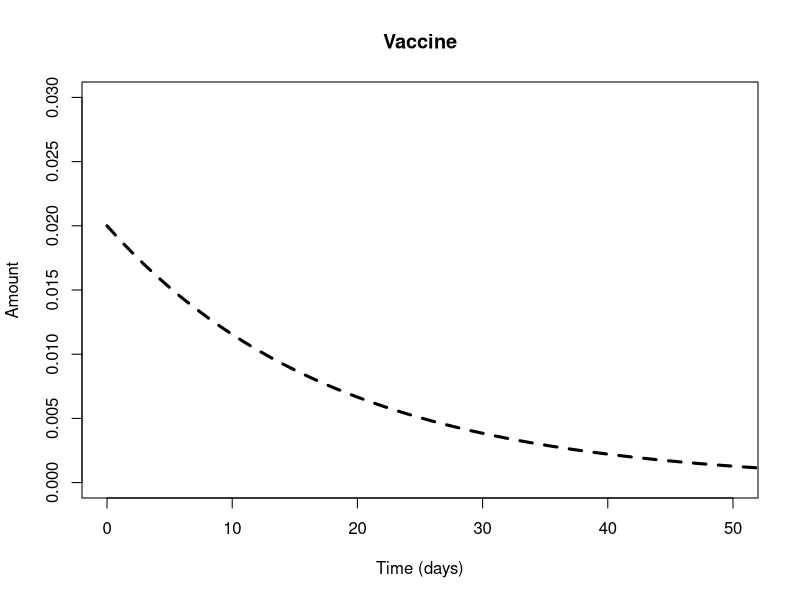
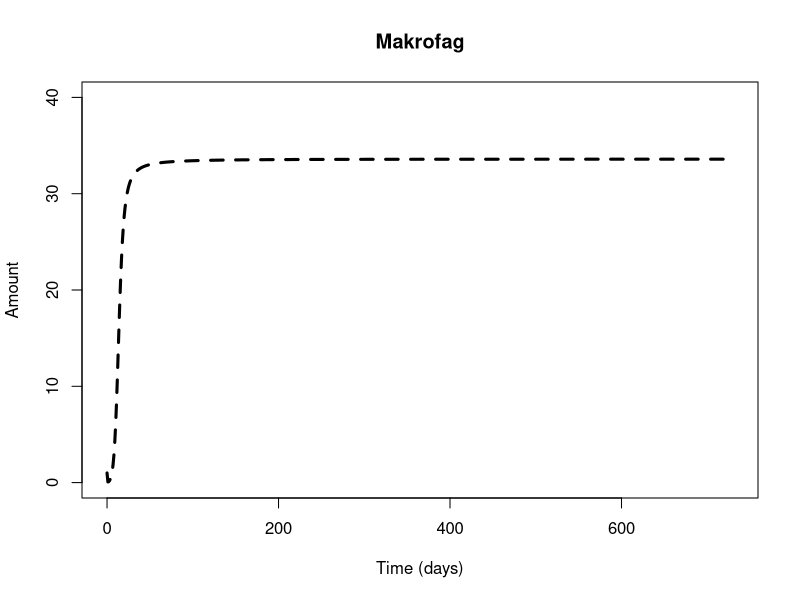
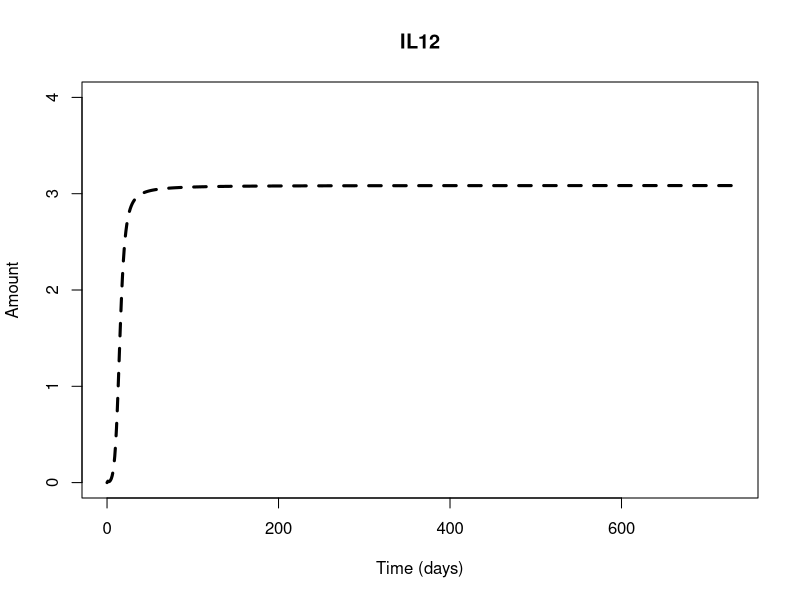
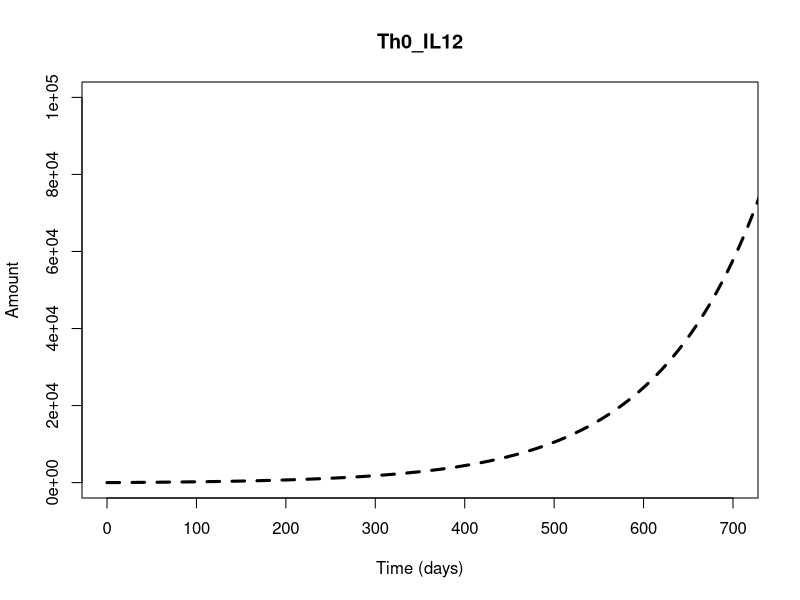
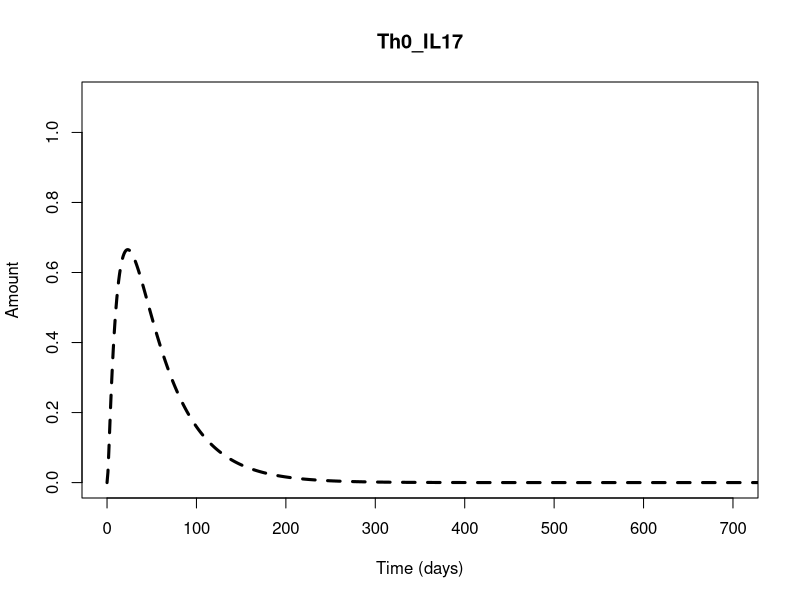
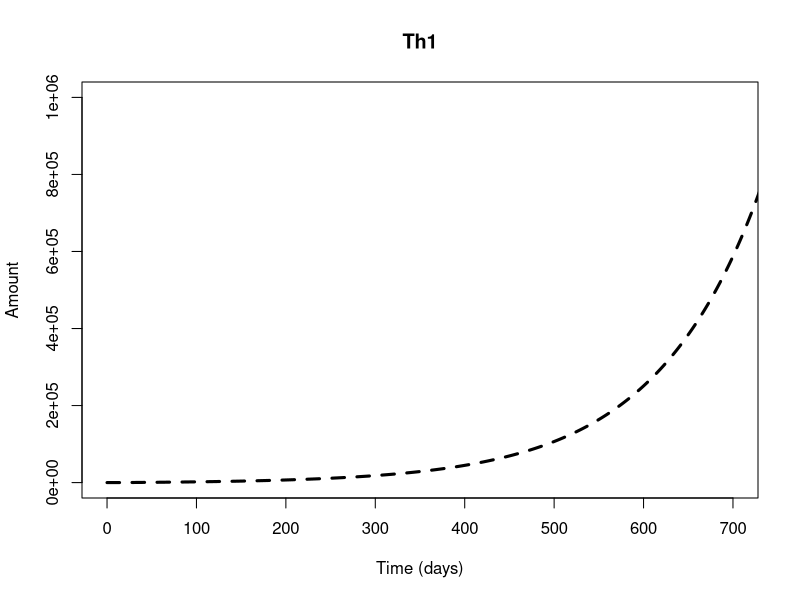
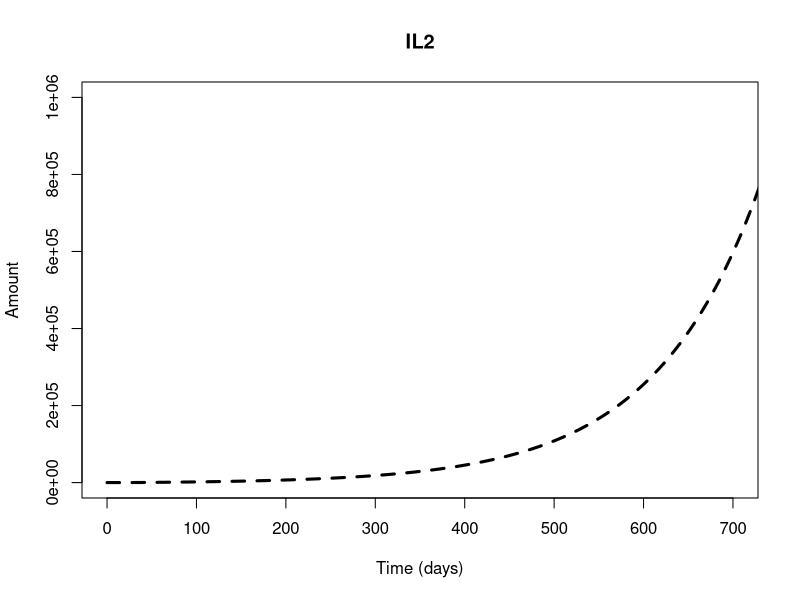
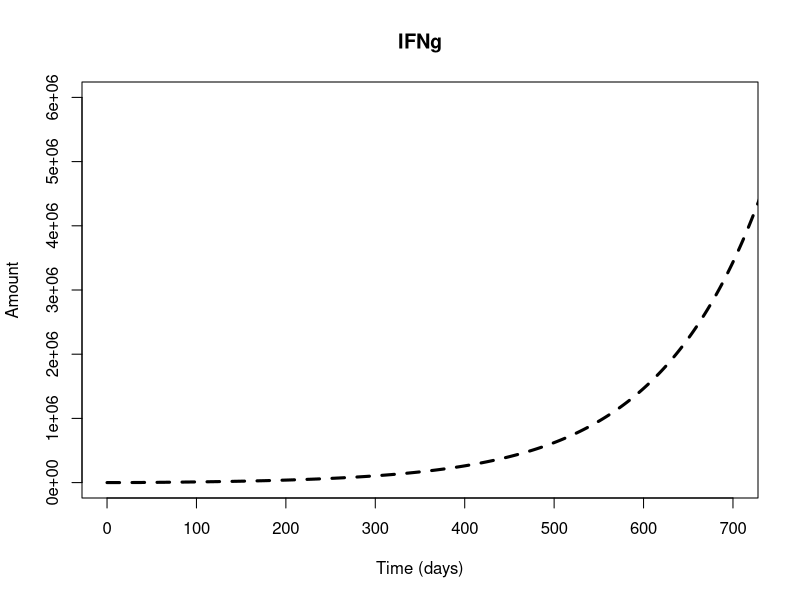

The R source for these figures, in order:
# TB model in R

rm(list=ls())

# get the ODE solver
library(deSolve)

# make the function of the system
model = function (current_timepoint, state_values, parameters)
{
  # create state variables (local variables)
  Vaccine = state_values [1]       
  Makrofag = state_values [2]
  IL12 = state_values [3]
  Th0_IL12 = state_values [4]
  Th0_IL17 = state_values [5]
  Th1 = state_values [6]
  IL2 = state_values [7]
  IFNg = state_values [8]
  IFNgk = state_values [9]
  TNFa = state_values [10]
  Dendrit = state_values [11]
  IL23 = state_values [12]
  Th17 = state_values [13]
  IL17 = state_values [14]
  GranulotcytKnoglemarv = state_values[15]
  
  
  #      ifelse current_timepoint >= stop
  #      ifelse (dVaccine =  initialværdi / (- Kv_m -  Kv_d - Kv_Gk)
  # Evt. skal dødsraterne ganges på med mængden
  
 # stop = 
  
  with ( 
    as.list (parameters),     # variable names within parameters can be used 
    {
      Kv_m <- ifelse(Vaccine0 > 0.02, Kv_m.value, 0.01)
      Kv_d <- ifelse(Vaccine0 > 0.02, Kv_d.value, 0.02)

      dVaccine = - (Vaccine*Kv_m) - (Vaccine*Kv_d) - Vaccine*Kv_Gk
      dMakrofag = (Vaccine*Kv_m) + TNFa * KTNFa_m + IFNgk * KIFNgk_m/(KM_TNFa+IFNgk) - Makrofag*sigma_m
      dIL12 = Makrofag * Km_IL12 - IL12 * KIL12_Th0 - IL12*sigma_IL12
      dTh0_IL12 = Makrofag * Km_Th0 + IL12 * KIL12_Th0 - Th0_IL12 * KTh0_Th1 + IL2 * KIL2_Th0  - Th0_IL12*sigma_Th0_IL12
      dTh0_IL17 = IL23 * KIL23_Th0 - Th0_IL17 * KTh0_Th17 - Th0_IL17*sigma_Th0_IL17
      dTh1 = Th0_IL12 * KTh0_Th1 - Th1*sigma_Th1
      dIL2 = Th1 * KTh1_IL2 - IL2*sigma_IL2
      dIFNg = Th1 * KTh1_IFNg + Th17 * KTh17_IFNg + Th0_IL12 * KTh0_IL12_IFNg + IFNgk * KIFNgk_IFNg - IFNg * KIFNg_IFNgk + Th0_IL17 * KTh0_IL17_IFNg - IFNg*sigma_IFNg
      dIFNgk = - IFNgk * KIFNgk_IFNg + IFNg * KIFNg_IFNgk - IFNgk*sigma_IFNgk
      dTNFa = Makrofag * Km_TNFa - TNFa*sigma_TNFa
      dDendrit = Vaccine*Kv_d - Dendrit*sigma_d
      dIL23 = Dendrit * Kd_IL23 - IL23*sigma_IL23
      dTh17 = Th0_IL17 * KTh0_Th17 - Th17*sigma_Th17
      dIL17 = Th17 * KTh17_IL17 - IL17*sigma_IL17
      dGranulocytKnoglemarv =  Vaccine*Kv_Gk + IL17 * KIL17_Gk - GranulotcytKnoglemarv*sigma_Gk 
      
      
      
      # combine results
      results = c(dVaccine, dMakrofag, dIL12, dTh0_IL12, dTh0_IL17, dTh1, dIL2, dIFNg, dIFNgk, dTNFa, dDendrit,
                  dIL23, dTh17, dIL17, dGranulocytKnoglemarv)
      list (results)
    }
  )
}

# parameters
KTh0_IL17_IFNg.value <- 0.9
KTh0_IL12_IFNg.value <- 0.9
Kv_m.value <- 0.03
Kv_d.value <- 0.02
Kv_Gk.value <- 0.025
KTNFa_m.value <- 0.002
KIFNgk_m.value <- 100
Km_IL12.value <- 0.09
KIL12_Th0.value <- 0.9 
Km_Th0.value <- 0.9
KTh0_Th1.value <- 0.9 
KTh0_Th17.value <- 0.9
KIL23_Th0.value <- 0.9 
KIL2_Th0.value <- 0.09 
KTh1_IL2.value <- 0.09
KIFNgk_IFNg.value <- 0.9 
KTh0_IFNg.value <- .9 
KTh1_IFNg.value <- .9
KTh17_IFNg.value <- .9
KIFNg_IFNgk.value <- .9
Km_TNFa.value <- .9
Kd_IL23.value <- .09
KTh17_IL17.value <- .9
KIL17_Gk.value <- .9
sigma_m.value <- 3
sigma_IL12.value <- 0.08
sigma_Th0_IL12.value <- 0.023
sigma_Th0_IL17.value <- 0.023
sigma_Th1.value <- 0.08 
sigma_IL2.value <- 0.08
sigma_IFNg.value <- 0.08
sigma_IFNgk.value <- 0.08
sigma_TNFa.value <- 0.08
sigma_d.value <- 0.023
sigma_IL23.value <- 0.08
sigma_Th17.value <- 0.08
sigma_IL17.value <- 0.08
sigma_Gk.value <- 0.023
KM_TNFa.value <- 45

parameter.list <- c( KTh0_IL17_IFNg = KTh0_IL17_IFNg.value,Kv_m = Kv_m.value, Kv_d = Kv_d.value, Kv_Gk = Kv_Gk.value, KTNFa_m = KTNFa_m.value, 
                    KIFNgk_m = KIFNgk_m.value,Km_IL12 = Km_IL12.value, KIL12_Th0 = KIL12_Th0.value,Km_Th0 = Km_Th0.value, 
                    KTh0_Th1 = KTh0_Th1.value, KTh0_Th17 = KTh0_Th17.value, KIL23_Th0 = KIL23_Th0.value,
                    KIL2_Th0 = KIL2_Th0.value, KTh1_IL2 = KTh1_IL2.value, KIFNgk_IFNg = KIFNgk_IFNg.value, 
                    KTh0_IL12_IFNg = KTh0_IL12_IFNg.value, KTh1_IFNg = KTh1_IFNg.value, KTh17_IFNg = KTh17_IFNg.value, 
                    KIFNg_IFNgk = KIFNg_IFNgk.value, Km_TNFa = Km_TNFa.value, Kd_IL23 = Kd_IL23.value, 
                    KTh17_IL17 = KTh17_IL17.value, KIL17_Gk = KIL17_Gk.value, sigma_m = sigma_m.value,
                    sigma_IL12 = sigma_IL12.value, sigma_Th0_IL12 = sigma_Th0_IL12.value, sigma_Th1 = sigma_Th1.value,
                    sigma_IL2 = sigma_IL2.value, sigma_IFNg = sigma_IFNg.value, sigma_IFNgk = sigma_IFNgk.value,
                    sigma_TNFa = sigma_TNFa.value, sigma_d = sigma_d.value, sigma_IL23 = sigma_IL23.value,
                    sigma_Th17 = sigma_Th17.value, sigma_IL17 = sigma_IL17.value, sigma_Gk = sigma_Gk.value,
                    KM_TNFa = KM_TNFa.value, sigma_Th0_IL17 = sigma_Th0_IL17.value)

# initial values
Vaccine0 = 0.02
Makrofag0 = 1
IL120 = 0
Th0_IL12_0 = 0
Th0_IL17_0 = 0
Th10 = 0
IL20 = 0
IFNg0 = 0
IFNgk0 = 0
TNFa0 = 0
Dendrit0 = 1
IL230 = 0
Th170 = 0
IL170 = 0
GranulotcytKnoglemarv0 = 0

initial.values <- c(Vaccine = Vaccine0, Makrofag = Makrofag0, IL12 = IL120, Th0_IL12 = Th0_IL12_0, Th0_IL17 = Th0_IL17_0, Th1 = Th10, IL2 = IL20, IFNg = IFNg0, 
                    IFNgk = IFNgk0, TNFa = TNFa0, Dendrit = Dendrit0, IL23 = IL230, Th17 = Th170, IL17 = IL170, 
                    GranulotcytKnoglemarv = GranulotcytKnoglemarv0)

# Output timepoints
time.points <- seq(0,2*365,by=1)

# simulate the epidemic
output <- ode(y=initial.values,times = time.points,func = model, parms = parameter.list)

# Plot the result 
plot(Vaccine~time,data=output,type='l',lwd=3,lty=2,col='black',ylim=c(0,0.03),xlim=c(0,50),ylab='Amount',xlab='Time (days)',main="Vaccine")
plot(Makrofag~time,data=output,type='l',lwd=3,lty=2,col='black',ylim=c(0,40),ylab='Amount',xlab='Time (days)',main="Makrofag")
plot(IL12~time,data=output,type='l',lwd=3,lty=2,col='black',ylim=c(0,4),ylab='Amount',xlab='Time (days)',main="IL12")
plot(Th0_IL12~time,data=output,type='l',lwd=3,lty=2,col='black',xlim=c(0,700),ylim=c(0,100000),ylab='Amount',xlab='Time (days)',main="Th0_IL12")
plot(Th0_IL17~time,data=output,type='l',lwd=3,lty=2,col='black',xlim=c(0,700),ylim=c(0,1.1),ylab='Amount',xlab='Time (days)',main="Th0_IL17")
plot(Th1~time,data=output,type='l',lwd=3,lty=2,col='black',xlim=c(0,700),ylim=c(0,1000000),ylab='Amount',xlab='Time (days)',main="Th1")
plot(IL2~time,data=output,type='l',lwd=3,lty=2,col='black',xlim=c(0,700),ylim=c(0,1000000),ylab='Amount',xlab='Time (days)',main="IL2")
plot(IFNg~time,data=output,type='l',lwd=3,lty=2,col='black',xlim=c(0,700), ylim=c(0,6000000),ylab='Amount',xlab='Time (days)',main="IFNg")
plot(IFNgk~time,data=output,type='l',lwd=3,lty=2,col='black',xlim=c(0,700),ylim=c(0,5000000),ylab='Amount',xlab='Time (days)',main="IFNgk")
plot(TNFa~time,data=output,type='l',lwd=3,lty=2,col='black',ylim=c(0,700),ylab='Amount',xlab='Time (days)',main="TNFa")

plot(Dendrit~time,data=output,type='l',lwd=3,lty=2,col='black',ylim=c(0,2),xlim=c(0,200),ylab='Amount',xlab='Time (days)',main="Dendrit")
plot(IL23~time,data=output,type='l',lwd=3,lty=2,col='black',ylim=c(0,1),ylab='Amount',xlab='Time (days)',main="IL23")
plot(Th17~time,data=output,type='l',lwd=3,lty=2,col='black',ylim=c(0,8),ylab='Amount',xlab='Time (days)',main="Th17")
plot(IL17~time,data=output,type='l',lwd=3,lty=2,col='black',ylim=c(0,80),ylab='Amount',xlab='Time (days)',main="IL17")
plot(GranulotcytKnoglemarv~time,data=output,type='l',lwd=3,lty=2,col='black',ylim=c(0,1800),ylab='Amount',xlab='Time (days)',main="GranulotcytKnoglemarv")

# Herfra loades data
# DATA <- read.table("DataUdenHuller.csv", header=TRUE, sep=";", as.is=TRUE)
# 
# VaccineDATA = as.numeric(gsub(",", ".", gsub("\\.", "", DATA$H56.vacc..Dose)))
# RestimulerendeVaccineData = as.numeric(gsub(",", ".", gsub("\\.", "", DATA$H56.restim..ug.ml.)))
# IL17DATA = as.numeric(gsub(",", ".", gsub("\\.", "", DATA$mean...IL.17)))
# INFgDATA = as.numeric(gsub(",", ".", gsub("\\.", "", DATA$mean...IFNg)))
# IL2DATA= as.numeric(gsub(",", ".", gsub("\\.", "", DATA$mean...IL.2)))
# INFaDATA= as.numeric(gsub(",", ".", gsub("\\.", "", DATA$mean...TNFa)))
# 
# 
# plot(VaccineDATA,IL17DATA,xlim=c(0,50))
# plot(RestimulerendeVaccineData,IL17DATA,xlim=c(0,1))
# 
# CelleData <- read.table("Celler.csv", header=TRUE, sep=";", as.is=TRUE)
# plot(CelleData$Time..days,CelleData$Response..SFU.mill.splenocytes.)
# 
# 
# 
# 
# dose0CelleData <- CelleData[1:45,c('Time..days.','Response..SFU.mill.splenocytes.')]
# dose01CelleData <- CelleData[46:90,c('Time..days.','Response..SFU.mill.splenocytes.')]
# 
# plot(dose01CelleData$Time..days,dose01CelleData$Response..SFU.mill.splenocytes.)
